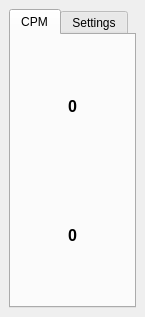
<?xml version="1.0" encoding="UTF-8"?>
<ui version="4.0">
 <class>MainWindow</class>
 <widget class="QMainWindow" name="MainWindow">
  <property name="geometry">
   <rect>
    <x>0</x>
    <y>0</y>
    <width>145</width>
    <height>301</height>
   </rect>
  </property>
  <property name="focusPolicy">
   <enum>Qt::StrongFocus</enum>
  </property>
  <property name="windowTitle">
   <string>Clicks Per Minute</string>
  </property>
  <property name="windowIcon">
   <iconset>
    <normaloff>../build-clicks_per_minute-Desktop_Qt_5_15_0_MSVC2019_64bit-Release/metronome.ico</normaloff>../build-clicks_per_minute-Desktop_Qt_5_15_0_MSVC2019_64bit-Release/metronome.ico</iconset>
  </property>
  <widget class="QWidget" name="centralwidget">
   <layout class="QGridLayout" name="gridLayout">
    <item row="0" column="0">
     <widget class="QTabWidget" name="tabWidget">
      <property name="styleSheet">
       <string notr="true"/>
      </property>
      <property name="currentIndex">
       <number>0</number>
      </property>
      <widget class="QWidget" name="tab">
       <property name="styleSheet">
        <string notr="true"/>
       </property>
       <attribute name="title">
        <string>CPM</string>
       </attribute>
       <layout class="QGridLayout" name="gridLayout_2">
        <item row="1" column="0">
         <widget class="QLabel" name="label">
          <property name="font">
           <font>
            <pointsize>12</pointsize>
            <weight>75</weight>
            <bold>true</bold>
           </font>
          </property>
          <property name="text">
           <string>0</string>
          </property>
          <property name="textFormat">
           <enum>Qt::PlainText</enum>
          </property>
          <property name="alignment">
           <set>Qt::AlignCenter</set>
          </property>
         </widget>
        </item>
        <item row="0" column="0">
         <widget class="QLabel" name="label_6">
          <property name="font">
           <font>
            <pointsize>12</pointsize>
            <weight>75</weight>
            <bold>true</bold>
           </font>
          </property>
          <property name="text">
           <string>0</string>
          </property>
          <property name="alignment">
           <set>Qt::AlignCenter</set>
          </property>
         </widget>
        </item>
       </layout>
      </widget>
      <widget class="QWidget" name="tab_2">
       <property name="styleSheet">
        <string notr="true"/>
       </property>
       <attribute name="title">
        <string>Settings</string>
       </attribute>
       <layout class="QGridLayout" name="gridLayout_3">
        <item row="0" column="0">
         <widget class="QGroupBox" name="groupBox">
          <property name="title">
           <string>Settings</string>
          </property>
          <layout class="QVBoxLayout" name="verticalLayout">
           <item>
            <widget class="QLabel" name="label_2">
             <property name="text">
              <string>BPM:</string>
             </property>
            </widget>
           </item>
           <item>
            <widget class="QSpinBox" name="spinBox">
             <property name="maximum">
              <number>260</number>
             </property>
             <property name="value">
              <number>100</number>
             </property>
            </widget>
           </item>
           <item>
            <widget class="QLabel" name="label_3">
             <property name="text">
              <string>MoE</string>
             </property>
            </widget>
           </item>
           <item>
            <widget class="QSpinBox" name="spinBox_2">
             <property name="value">
              <number>10</number>
             </property>
            </widget>
           </item>
           <item>
            <widget class="QLabel" name="label_4">
             <property name="text">
              <string>Smooth</string>
             </property>
            </widget>
           </item>
           <item>
            <widget class="QSpinBox" name="spinBox_3">
             <property name="value">
              <number>3</number>
             </property>
            </widget>
           </item>
           <item>
            <widget class="QLabel" name="label_5">
             <property name="text">
              <string>Volume: %50</string>
             </property>
            </widget>
           </item>
           <item>
            <widget class="QSlider" name="horizontalSlider">
             <property name="maximum">
              <number>100</number>
             </property>
             <property name="value">
              <number>50</number>
             </property>
             <property name="orientation">
              <enum>Qt::Horizontal</enum>
             </property>
            </widget>
           </item>
           <item>
            <widget class="QPushButton" name="pushButton">
             <property name="text">
              <string>Apply</string>
             </property>
            </widget>
           </item>
          </layout>
         </widget>
        </item>
       </layout>
      </widget>
     </widget>
    </item>
   </layout>
  </widget>
 </widget>
 <resources/>
 <connections/>
</ui>
